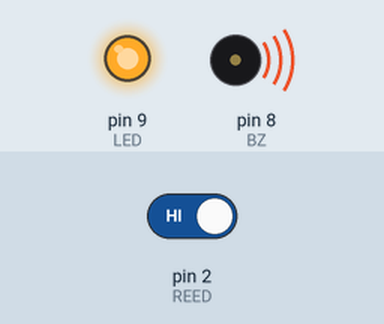
Recording of a sketch running on a simulated Arduino Uno, built with avr-gcc and run on an emulated ATmega328P. Shown: output pins drawn as LEDs (lit = HIGH), buzzer (waves = sounding). The test bench sets the inputs (shaded band); at power-on: pin 2 (REED) HIGH.

Above: at 1.2 s.
1.3 s: pin 2 (REED) driven LOW
At 2.0 s:
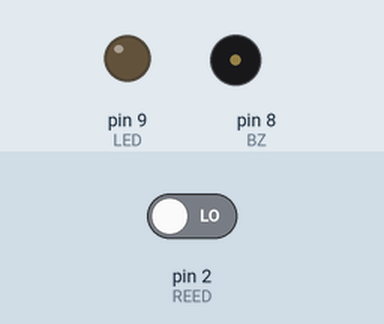
2.8 s: pin 2 (REED) driven HIGH
At 3.2 s:
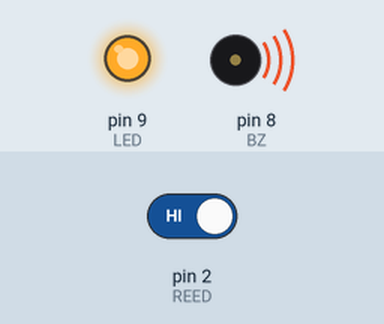
Timing chart, 0 to 5.8 s (numbered marks = the images above; inputs shaded):
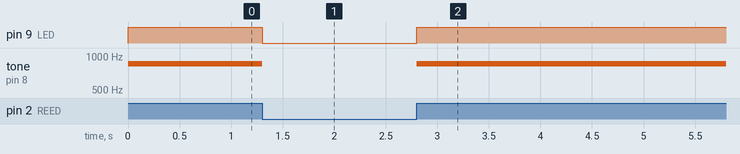

Measured:
- after the input at 1.3 s, pin 9 (LED): HIGH → LOW at once; tone on pin 8 (BZ): 850 Hz → silent at once
- after the input at 2.8 s, pin 9 (LED): LOW → HIGH at once; tone on pin 8 (BZ): silent → 850 Hz at once

The sketch:

Projeto_112_Alarme_de_Porta_Magnetica.ino
```cpp
// Projeto 112 - Alarme de Porta Magnética
// Arduino Uno | Arduino Neon Lab

const byte REED=2,LED=9,BZ=8;
void setup(){pinMode(REED,INPUT_PULLUP);pinMode(LED,OUTPUT);}
void loop(){
 bool aberta=digitalRead(REED)==HIGH;
 digitalWrite(LED,aberta);
 if(aberta)tone(BZ,850);else noTone(BZ);
 delay(50);
}
```
